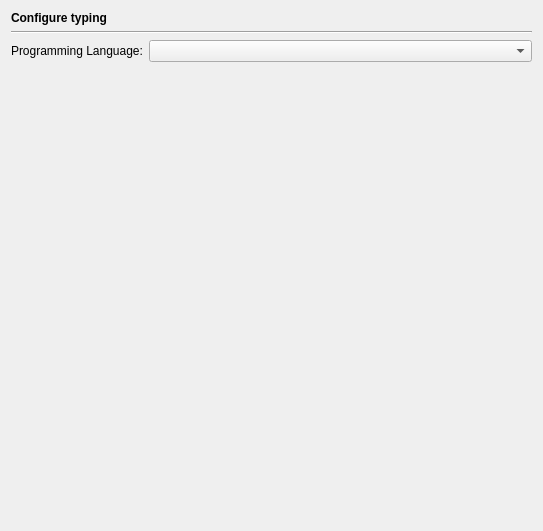
<?xml version="1.0" encoding="UTF-8"?>
<ui version="4.0">
 <class>EditorTypingPage</class>
 <widget class="QWidget" name="EditorTypingPage">
  <property name="geometry">
   <rect>
    <x>0</x>
    <y>0</y>
    <width>543</width>
    <height>531</height>
   </rect>
  </property>
  <property name="windowTitle">
   <string/>
  </property>
  <layout class="QVBoxLayout" name="verticalLayout_3">
   <item>
    <widget class="QLabel" name="headerLabel">
     <property name="text">
      <string>&lt;b&gt;Configure typing&lt;/b&gt;</string>
     </property>
    </widget>
   </item>
   <item>
    <widget class="Line" name="line1">
     <property name="frameShape">
      <enum>QFrame::HLine</enum>
     </property>
     <property name="frameShadow">
      <enum>QFrame::Sunken</enum>
     </property>
     <property name="orientation">
      <enum>Qt::Horizontal</enum>
     </property>
    </widget>
   </item>
   <item>
    <layout class="QHBoxLayout">
     <item>
      <widget class="QLabel" name="TextLabel1_3">
       <property name="toolTip">
        <string/>
       </property>
       <property name="text">
        <string>Programming Language:</string>
       </property>
       <property name="buddy">
        <cstring></cstring>
       </property>
      </widget>
     </item>
     <item>
      <widget class="QComboBox" name="languageCombo">
       <property name="sizePolicy">
        <sizepolicy hsizetype="Expanding" vsizetype="Fixed">
         <horstretch>0</horstretch>
         <verstretch>0</verstretch>
        </sizepolicy>
       </property>
       <property name="toolTip">
        <string>Select the programming language to be configured.</string>
       </property>
      </widget>
     </item>
    </layout>
   </item>
   <item>
    <widget class="QStackedWidget" name="stackedWidget">
     <property name="currentIndex">
      <number>0</number>
     </property>
     <widget class="QWidget" name="emptyPage"/>
     <widget class="QWidget" name="pythonPage">
      <layout class="QVBoxLayout" name="verticalLayout_2">
       <property name="leftMargin">
        <number>0</number>
       </property>
       <property name="rightMargin">
        <number>0</number>
       </property>
       <item>
        <widget class="QGroupBox" name="pythonGroup">
         <property name="focusPolicy">
          <enum>Qt::TabFocus</enum>
         </property>
         <property name="toolTip">
          <string>Select to enable Python typing aids</string>
         </property>
         <property name="title">
          <string>Enable Python typing aids</string>
         </property>
         <property name="checkable">
          <bool>true</bool>
         </property>
         <layout class="QVBoxLayout" name="verticalLayout">
          <item>
           <widget class="QCheckBox" name="pythonInsertClosingBraceCheckBox">
            <property name="toolTip">
             <string>Select to insert a closing parenthesis</string>
            </property>
            <property name="text">
             <string>Automatic parenthesis insertion</string>
            </property>
           </widget>
          </item>
          <item>
           <layout class="QHBoxLayout">
            <item>
             <spacer>
              <property name="orientation">
               <enum>Qt::Horizontal</enum>
              </property>
              <property name="sizeType">
               <enum>QSizePolicy::Fixed</enum>
              </property>
              <property name="sizeHint" stdset="0">
               <size>
                <width>20</width>
                <height>20</height>
               </size>
              </property>
             </spacer>
            </item>
            <item>
             <widget class="QCheckBox" name="pythonSkipBraceCheckBox">
              <property name="enabled">
               <bool>false</bool>
              </property>
              <property name="toolTip">
               <string>Select to skip matching braces when typing</string>
              </property>
              <property name="text">
               <string>Automatically skip matching braces when typing</string>
              </property>
             </widget>
            </item>
            <item>
             <spacer>
              <property name="orientation">
               <enum>Qt::Horizontal</enum>
              </property>
              <property name="sizeHint" stdset="0">
               <size>
                <width>131</width>
                <height>21</height>
               </size>
              </property>
             </spacer>
            </item>
           </layout>
          </item>
          <item>
           <widget class="QCheckBox" name="pythonColonDetectionCheckBox">
            <property name="toolTip">
             <string>Select to skip a ':', if typed next to another ':'</string>
            </property>
            <property name="text">
             <string>Automatic colon detection</string>
            </property>
           </widget>
          </item>
          <item>
           <widget class="QCheckBox" name="pythonIndentBraceCheckBox">
            <property name="toolTip">
             <string>Select to indent to the brace level after typing 'return'</string>
            </property>
            <property name="text">
             <string>After '(' indent to its level</string>
            </property>
           </widget>
          </item>
          <item>
           <widget class="QCheckBox" name="pythonInsertQuoteCheckBox">
            <property name="toolTip">
             <string>Select to insert the matching quote character</string>
            </property>
            <property name="text">
             <string>Automatic quote insertion</string>
            </property>
           </widget>
          </item>
          <item>
           <widget class="QCheckBox" name="pythonDedentElseCheckBox">
            <property name="toolTip">
             <string>Select to dedent 'else:' and 'elif' to the matching 'if'</string>
            </property>
            <property name="text">
             <string>Automatic dedent of 'else:' and 'elif'</string>
            </property>
           </widget>
          </item>
          <item>
           <widget class="QCheckBox" name="pythonDedentExceptCheckBox">
            <property name="toolTip">
             <string>Select to dedent 'except' and 'finally' to the matching 'try:'</string>
            </property>
            <property name="text">
             <string>Automatic dedent of 'except' and 'finally'</string>
            </property>
           </widget>
          </item>
          <item>
           <layout class="QHBoxLayout">
            <item>
             <spacer>
              <property name="orientation">
               <enum>Qt::Horizontal</enum>
              </property>
              <property name="sizeType">
               <enum>QSizePolicy::Fixed</enum>
              </property>
              <property name="sizeHint" stdset="0">
               <size>
                <width>20</width>
                <height>20</height>
               </size>
              </property>
             </spacer>
            </item>
            <item>
             <widget class="QCheckBox" name="pythonDedentExceptPy24CheckBox">
              <property name="enabled">
               <bool>false</bool>
              </property>
              <property name="toolTip">
               <string>Select to treat code as Python 2.4 code</string>
              </property>
              <property name="text">
               <string>Python 2.4 style 'try:' blocks</string>
              </property>
             </widget>
            </item>
            <item>
             <spacer>
              <property name="orientation">
               <enum>Qt::Horizontal</enum>
              </property>
              <property name="sizeHint" stdset="0">
               <size>
                <width>261</width>
                <height>20</height>
               </size>
              </property>
             </spacer>
            </item>
           </layout>
          </item>
          <item>
           <widget class="QCheckBox" name="pythonInsertImportCheckBox">
            <property name="toolTip">
             <string>Select to insert the 'import' string</string>
            </property>
            <property name="text">
             <string>Automatic insertion of the 'import' string on 'from xxx'</string>
            </property>
           </widget>
          </item>
          <item>
           <widget class="QCheckBox" name="pythonInsertSelfCheckBox">
            <property name="toolTip">
             <string>Select to insert the 'self' string when declaring a method</string>
            </property>
            <property name="text">
             <string>Automatic insertion of 'self' when declaring methods</string>
            </property>
           </widget>
          </item>
          <item>
           <widget class="QCheckBox" name="pythonInsertBlankCheckBox">
            <property name="toolTip">
             <string>Select to insert a blank after ','</string>
            </property>
            <property name="text">
             <string>Automatic insertion of ' ' (blank) after ','</string>
            </property>
           </widget>
          </item>
          <item>
           <widget class="QCheckBox" name="pythonDedentDefCheckBox">
            <property name="toolTip">
             <string>Select to dedent 'def' statements to the last 'def' or 'class'</string>
            </property>
            <property name="text">
             <string>Automatic dedent of 'def' statements</string>
            </property>
           </widget>
          </item>
         </layout>
        </widget>
       </item>
       <item>
        <spacer>
         <property name="orientation">
          <enum>Qt::Vertical</enum>
         </property>
         <property name="sizeHint" stdset="0">
          <size>
           <width>507</width>
           <height>20</height>
          </size>
         </property>
        </spacer>
       </item>
      </layout>
     </widget>
     <widget class="QWidget" name="rubyPage">
      <layout class="QVBoxLayout">
       <property name="leftMargin">
        <number>0</number>
       </property>
       <property name="rightMargin">
        <number>0</number>
       </property>
       <item>
        <widget class="QGroupBox" name="rubyGroup">
         <property name="focusPolicy">
          <enum>Qt::TabFocus</enum>
         </property>
         <property name="toolTip">
          <string>Select to enable Ruby typing aids</string>
         </property>
         <property name="title">
          <string>Enable Ruby typing aids</string>
         </property>
         <property name="checkable">
          <bool>true</bool>
         </property>
         <layout class="QVBoxLayout">
          <item>
           <widget class="QCheckBox" name="rubyInsertClosingBraceCheckBox">
            <property name="toolTip">
             <string>Select to insert a closing parenthesis</string>
            </property>
            <property name="text">
             <string>Automatic parenthesis insertion</string>
            </property>
           </widget>
          </item>
          <item>
           <widget class="QCheckBox" name="rubySkipBraceCheckBox">
            <property name="toolTip">
             <string>Select to skip matching braces when typing</string>
            </property>
            <property name="text">
             <string>Automatically skip matching braces when typing</string>
            </property>
           </widget>
          </item>
          <item>
           <widget class="QCheckBox" name="rubyIndentBraceCheckBox">
            <property name="toolTip">
             <string>Select to indent to the brace level after typing 'return'</string>
            </property>
            <property name="text">
             <string>After '(' indent to its level</string>
            </property>
           </widget>
          </item>
          <item>
           <widget class="QCheckBox" name="rubyInsertQuoteCheckBox">
            <property name="toolTip">
             <string>Select to insert the matching quote character</string>
            </property>
            <property name="text">
             <string>Automatic quote insertion</string>
            </property>
           </widget>
          </item>
          <item>
           <widget class="QCheckBox" name="rubyInsertBlankCheckBox">
            <property name="toolTip">
             <string>Select to insert a blank after ','</string>
            </property>
            <property name="text">
             <string>Automatic insertion of ' ' (blank) after ','</string>
            </property>
           </widget>
          </item>
          <item>
           <widget class="QCheckBox" name="rubyInsertHereDocCheckBox">
            <property name="toolTip">
             <string>Select to automatically complete a here document</string>
            </property>
            <property name="text">
             <string>Automatic completion of here document</string>
            </property>
           </widget>
          </item>
          <item>
           <widget class="QCheckBox" name="rubyInsertInlineDocCheckBox">
            <property name="toolTip">
             <string>Select to automatically insert '=end' after entering '=begin'</string>
            </property>
            <property name="text">
             <string>Automatic insertion of '=end' after '=begin'</string>
            </property>
           </widget>
          </item>
         </layout>
        </widget>
       </item>
       <item>
        <spacer>
         <property name="orientation">
          <enum>Qt::Vertical</enum>
         </property>
         <property name="sizeHint" stdset="0">
          <size>
           <width>20</width>
           <height>40</height>
          </size>
         </property>
        </spacer>
       </item>
      </layout>
     </widget>
    </widget>
   </item>
   <item>
    <spacer>
     <property name="orientation">
      <enum>Qt::Vertical</enum>
     </property>
     <property name="sizeHint" stdset="0">
      <size>
       <width>519</width>
       <height>20</height>
      </size>
     </property>
    </spacer>
   </item>
  </layout>
 </widget>
 <tabstops>
  <tabstop>languageCombo</tabstop>
  <tabstop>pythonGroup</tabstop>
  <tabstop>pythonInsertClosingBraceCheckBox</tabstop>
  <tabstop>pythonSkipBraceCheckBox</tabstop>
  <tabstop>pythonColonDetectionCheckBox</tabstop>
  <tabstop>pythonIndentBraceCheckBox</tabstop>
  <tabstop>pythonInsertQuoteCheckBox</tabstop>
  <tabstop>pythonDedentElseCheckBox</tabstop>
  <tabstop>pythonDedentExceptCheckBox</tabstop>
  <tabstop>pythonDedentExceptPy24CheckBox</tabstop>
  <tabstop>pythonInsertImportCheckBox</tabstop>
  <tabstop>pythonInsertSelfCheckBox</tabstop>
  <tabstop>pythonInsertBlankCheckBox</tabstop>
  <tabstop>pythonDedentDefCheckBox</tabstop>
  <tabstop>rubyGroup</tabstop>
  <tabstop>rubyInsertClosingBraceCheckBox</tabstop>
  <tabstop>rubySkipBraceCheckBox</tabstop>
  <tabstop>rubyIndentBraceCheckBox</tabstop>
  <tabstop>rubyInsertQuoteCheckBox</tabstop>
  <tabstop>rubyInsertBlankCheckBox</tabstop>
  <tabstop>rubyInsertHereDocCheckBox</tabstop>
  <tabstop>rubyInsertInlineDocCheckBox</tabstop>
 </tabstops>
 <resources/>
 <connections>
  <connection>
   <sender>pythonInsertClosingBraceCheckBox</sender>
   <signal>toggled(bool)</signal>
   <receiver>pythonSkipBraceCheckBox</receiver>
   <slot>setEnabled(bool)</slot>
   <hints>
    <hint type="sourcelabel">
     <x>99</x>
     <y>114</y>
    </hint>
    <hint type="destinationlabel">
     <x>116</x>
     <y>144</y>
    </hint>
   </hints>
  </connection>
  <connection>
   <sender>pythonInsertClosingBraceCheckBox</sender>
   <signal>toggled(bool)</signal>
   <receiver>pythonSkipBraceCheckBox</receiver>
   <slot>setChecked(bool)</slot>
   <hints>
    <hint type="sourcelabel">
     <x>196</x>
     <y>114</y>
    </hint>
    <hint type="destinationlabel">
     <x>198</x>
     <y>137</y>
    </hint>
   </hints>
  </connection>
  <connection>
   <sender>pythonDedentExceptCheckBox</sender>
   <signal>toggled(bool)</signal>
   <receiver>pythonDedentExceptPy24CheckBox</receiver>
   <slot>setEnabled(bool)</slot>
   <hints>
    <hint type="sourcelabel">
     <x>69</x>
     <y>279</y>
    </hint>
    <hint type="destinationlabel">
     <x>80</x>
     <y>305</y>
    </hint>
   </hints>
  </connection>
 </connections>
</ui>
